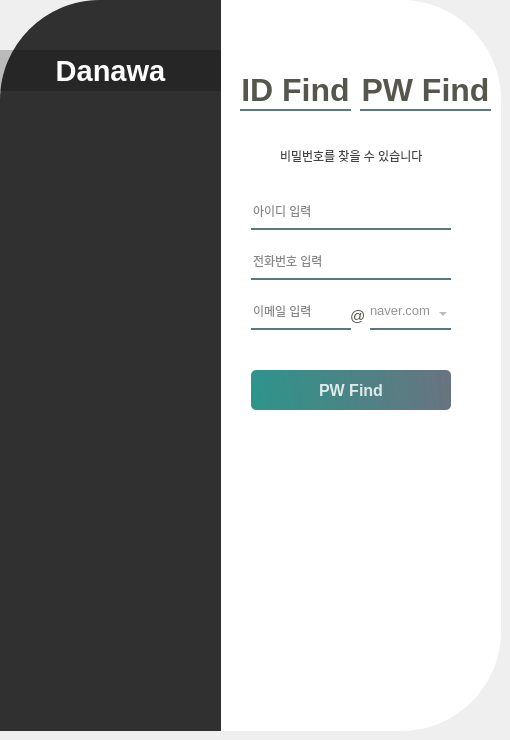
   <widget class="QWidget" name="page_8">
    <widget class="QLineEdit" name="page_8_id">
     <property name="geometry">
      <rect>
       <x>251</x>
       <y>200</y>
       <width>200</width>
       <height>30</height>
      </rect>
     </property>
     <property name="styleSheet">
      <string notr="true">background-color : rgba(0,0,0,0);
border : none;
border-bottom : 2px solid rgba(46,82,101,200);
color : rgba(0,0,0,240);
padding-bottom : 7px;</string>
     </property>
     <property name="placeholderText">
      <string>아이디 입력</string>
     </property>
    </widget>
    <widget class="QLineEdit" name="page_8_phone">
     <property name="geometry">
      <rect>
       <x>251</x>
       <y>250</y>
       <width>200</width>
       <height>30</height>
      </rect>
     </property>
     <property name="styleSheet">
      <string notr="true">background-color : rgba(0,0,0,0);
border : none;
border-bottom : 2px solid rgba(46,82,101,200);
color : rgba(0,0,0,240);
padding-bottom : 7px;</string>
     </property>
     <property name="placeholderText">
      <string>전화번호 입력</string>
     </property>
    </widget>
    <widget class="QLineEdit" name="page_8_email">
     <property name="geometry">
      <rect>
       <x>251</x>
       <y>300</y>
       <width>100</width>
       <height>30</height>
      </rect>
     </property>
     <property name="styleSheet">
      <string notr="true">background-color : rgba(0,0,0,0);
border : none;
border-bottom : 2px solid rgba(46,82,101,200);
color : rgba(0,0,0,240);
padding-bottom : 7px;</string>
     </property>
     <property name="placeholderText">
      <string>이메일 입력</string>
     </property>
    </widget>
    <widget class="QPushButton" name="page_8_pw_find_btn">
     <property name="geometry">
      <rect>
       <x>251</x>
       <y>370</y>
       <width>200</width>
       <height>40</height>
      </rect>
     </property>
     <property name="font">
      <font>
       <family>Nirmala UI</family>
       <pointsize>12</pointsize>
       <bold>true</bold>
      </font>
     </property>
     <property name="cursor">
      <cursorShape>PointingHandCursor</cursorShape>
     </property>
     <property name="styleSheet">
      <string notr="true">QPushButton#page_8_pw_find_btn {
    background-color: qlineargradient(spread:pad, x1:0, y1:0.505682, x2:1, y2:0.477, stop:0 rgba(11,131,120,219), stop:1 rgba(85, 98, 112, 226));
    color: rgba(255,255,255,210);
    border-radius: 5px;
}

QPushButton#page_8_pw_find_btn:hover {
    background-color: qlineargradient(spread:pad, x1:0, y1:0.505682, x2:1, y2:0.477, stop:0 rgba(150,131,111,219), stop:1 rgba(85, 81, 84, 226));
    color: rgba(255,255,255,210);
    border-radius: 5px;
}

QPushButton#page_8_pw_find_btn:pressed {
    padding-left: 5px;
    padding-top: 5px;
    background-color: rgba(150,123,111,255);
}</string>
     </property>
     <property name="text">
      <string>PW Find</string>
     </property>
    </widget>
    <widget class="QPushButton" name="page_8_btn1">
     <property name="geometry">
      <rect>
       <x>240</x>
       <y>70</y>
       <width>111</width>
       <height>41</height>
      </rect>
     </property>
     <property name="font">
      <font>
       <family>Nirmala UI</family>
       <pointsize>24</pointsize>
       <bold>true</bold>
      </font>
     </property>
     <property name="cursor">
      <cursorShape>PointingHandCursor</cursorShape>
     </property>
     <property name="styleSheet">
      <string notr="true">color: rgb(86, 86, 78);
border : none;
border-bottom : 2px solid rgba(46,82,101,200);</string>
     </property>
     <property name="text">
      <string>ID Find</string>
     </property>
     <property name="flat">
      <bool>true</bool>
     </property>
    </widget>
    <widget class="QPushButton" name="page_8_btn2">
     <property name="geometry">
      <rect>
       <x>360</x>
       <y>70</y>
       <width>131</width>
       <height>41</height>
      </rect>
     </property>
     <property name="font">
      <font>
       <family>Nirmala UI</family>
       <pointsize>24</pointsize>
       <bold>true</bold>
      </font>
     </property>
     <property name="cursor">
      <cursorShape>PointingHandCursor</cursorShape>
     </property>
     <property name="styleSheet">
      <string notr="true">color: rgb(86, 86, 78);
border : none;
border-bottom : 2px solid rgba(46,82,101,200);</string>
     </property>
     <property name="text">
      <string>PW Find</string>
     </property>
     <property name="flat">
      <bool>true</bool>
     </property>
    </widget>
    <widget class="QComboBox" name="comboBox_3">
     <property name="geometry">
      <rect>
       <x>370</x>
       <y>300</y>
       <width>81</width>
       <height>30</height>
      </rect>
     </property>
     <property name="font">
      <font>
       <pointsize>10</pointsize>
      </font>
     </property>
     <property name="styleSheet">
      <string notr="true">background-color : rgba(255,255,255,0);
border : none;
border-bottom : 2px solid rgba(46,82,101,200);
padding-bottom : 7px;
color: rgb(148, 148, 148);
</string>
     </property>
     <property name="currentText">
      <string>naver.com</string>
     </property>
     <property name="placeholderText">
      <string notr="true"/>
     </property>
     <property name="frame">
      <bool>false</bool>
     </property>
     <item>
      <property name="text">
       <string>naver.com</string>
      </property>
     </item>
     <item>
      <property name="text">
       <string>daum.net</string>
      </property>
     </item>
     <item>
      <property name="text">
       <string>nate.com</string>
      </property>
     </item>
     <item>
      <property name="text">
       <string>hotmail.com</string>
      </property>
     </item>
     <item>
      <property name="text">
       <string>kakao.com</string>
      </property>
     </item>
     <item>
      <property name="text">
       <string>gmail.com</string>
      </property>
     </item>
     <item>
      <property name="text">
       <string>hanmail.net</string>
      </property>
     </item>
    </widget>
    <widget class="QLabel" name="page_7_label_2">
     <property name="geometry">
      <rect>
       <x>350</x>
       <y>300</y>
       <width>30</width>
       <height>31</height>
      </rect>
     </property>
     <property name="font">
      <font>
       <pointsize>11</pointsize>
      </font>
     </property>
     <property name="styleSheet">
      <string notr="true">color: rgb(86, 86, 78);</string>
     </property>
     <property name="text">
      <string>@</string>
     </property>
    </widget>
    <widget class="QPushButton" name="page_8_logo">
     <property name="geometry">
      <rect>
       <x>0</x>
       <y>50</y>
       <width>221</width>
       <height>41</height>
      </rect>
     </property>
     <property name="font">
      <font>
       <family>Nirmala UI</family>
       <pointsize>22</pointsize>
       <bold>true</bold>
      </font>
     </property>
     <property name="cursor">
      <cursorShape>PointingHandCursor</cursorShape>
     </property>
     <property name="styleSheet">
      <string notr="true">background-color: rgba(255, 255, 255, 100);
color: rgb(255, 255, 255);</string>
     </property>
     <property name="text">
      <string>Danawa</string>
     </property>
     <property name="flat">
      <bool>true</bool>
     </property>
    </widget>
    <widget class="QLabel" name="page_5_Background_8">
     <property name="geometry">
      <rect>
       <x>0</x>
       <y>0</y>
       <width>221</width>
       <height>731</height>
      </rect>
     </property>
     <property name="styleSheet">
      <string notr="true">background-color: rgba(0, 0, 0, 0.8);
border-top-left-radius: 100px;
</string>
     </property>
     <property name="text">
      <string/>
     </property>
     <property name="pixmap">
      <pixmap>../../Desktop/QT/qqq/background.png</pixmap>
     </property>
     <property name="scaledContents">
      <bool>true</bool>
     </property>
     <property name="wordWrap">
      <bool>false</bool>
     </property>
    </widget>
    <widget class="QLabel" name="page_5_Background_9">
     <property name="geometry">
      <rect>
       <x>220</x>
       <y>0</y>
       <width>281</width>
       <height>731</height>
      </rect>
     </property>
     <property name="whatsThis">
      <string>&lt;html&gt;&lt;head/&gt;&lt;body&gt;&lt;p&gt;background-color : rgba(255,255,255,255);&lt;/p&gt;&lt;/body&gt;&lt;/html&gt;</string>
     </property>
     <property name="styleSheet">
      <string notr="true">background-color: rgb(255, 255, 255);
border-bottom-right-radius : 100px;
border-top-right-radius : 100px;</string>
     </property>
     <property name="text">
      <string/>
     </property>
    </widget>
    <widget class="QLabel" name="label_12">
     <property name="geometry">
      <rect>
       <x>280</x>
       <y>140</y>
       <width>181</width>
       <height>31</height>
      </rect>
     </property>
     <property name="styleSheet">
      <string notr="true">color: rgb(66, 66, 66);</string>
     </property>
     <property name="text">
      <string>비밀번호를 찾을 수 있습니다</string>
     </property>
    </widget>
    <widget class="QLabel" name="logo_label_13">
     <property name="geometry">
      <rect>
       <x>0</x>
       <y>50</y>
       <width>221</width>
       <height>41</height>
      </rect>
     </property>
     <property name="styleSheet">
      <string notr="true">background-color: rgba(0, 0, 0,55);</string>
     </property>
     <property name="text">
      <string/>
     </property>
    </widget>
    <zorder>page_5_Background_9</zorder>
    <zorder>page_5_Background_8</zorder>
    <zorder>page_8_id</zorder>
    <zorder>page_8_phone</zorder>
    <zorder>page_8_email</zorder>
    <zorder>page_8_pw_find_btn</zorder>
    <zorder>page_8_btn1</zorder>
    <zorder>page_8_btn2</zorder>
    <zorder>comboBox_3</zorder>
    <zorder>page_7_label_2</zorder>
    <zorder>label_12</zorder>
    <zorder>logo_label_13</zorder>
    <zorder>page_8_logo</zorder>
   </widget>
